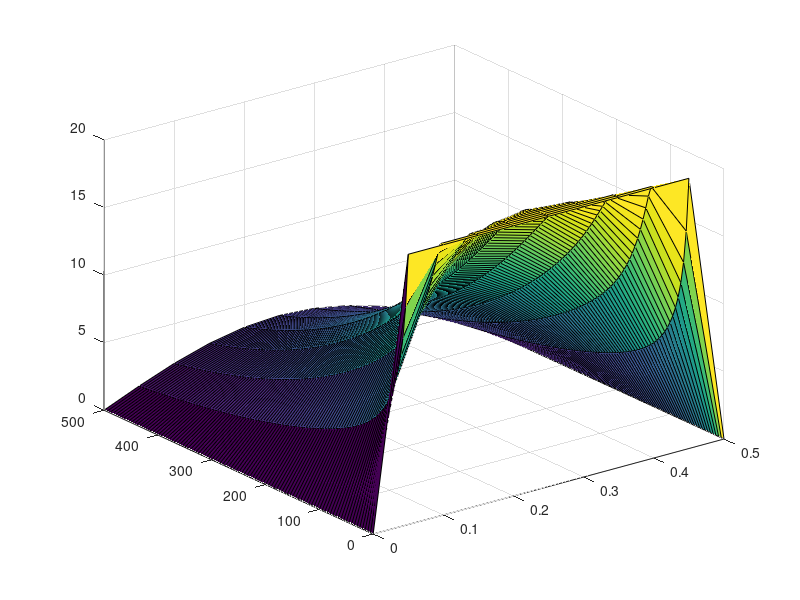

MATLAB code for this plot: (Note: this script raises an error after producing the figure.)
% Range intervals:
x_range = 0.5;
t_range = 500;
% Step intervals:
dx = 0.05;
dt = 5;
% Node amounts:
x_nodes = x_range/dx + 1;
t_nodes = t_range/dt + 1;
% 'x-axis' and 'time' scales:
x_array = linspace(0,0.5,x_nodes);
t_array = linspace(0,500,t_nodes);
e_array = linspace(0,500,t_nodes);
% Thermic coefficient:
alpha = 0.0001;
% Temperature array:
T_array = zeros(t_nodes, x_nodes);
% Initial temperature conditions:
T_array(1,:) = [0, 20, 20, 20, 20, 20, 20, 20, 20, 20, 0];
% Error array:
E_array = zeros(1,t_nodes);
E_temp = zeros(1,t_nodes);

% Error array initial conditions:
E_array(1) = 0;
% Iteration to calculate the temperature distribution:
for i = 2:t_nodes
    % Set Temperature on the edges:
    T_array(i,1) = 0;
    T_array(i,x_nodes) = 0;
    % Calculate the Temperature on the next node:
    for j = 2:x_nodes-1
        T_array(i,j) = T_array(i-1,j) + alpha*(dt/dx^2)*(T_array(i-1,j+1) - 2*T_array(i-1,j) + T_array(i-1,j-1));
        % Calculate the relative error on each node:
        E_temp(j) = abs( ( T_array(i,j) - T_array(i-1,j) )/( T_array(i,j) ) );
    end
    % Geting the higher value in relative error:
    E_array(i) = max(E_temp);
end
% Temperature Plot chart:
figure;
s = surf(x_array, t_array, T_array);
s.EdgeColor = 'none';
s.FaceColor = 'interp';
view(2);
xlabel('Comprimento da barra (m)');
ylabel('Tempo (s)');
zlabel('Temperatura (ºC)');
axis ij;

% Relative Error Plot chart:
figure;
plot(t_array(2:end), E_array(2:end));
xlabel('Tempo (s)');
ylabel('Relative Error');
